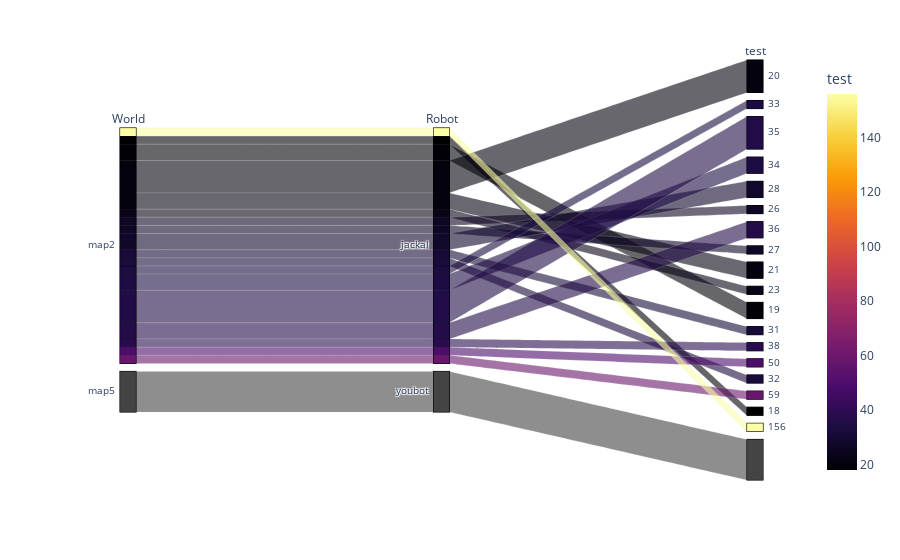

Notebook code cell kept with this figure:
### Code cell
import plotly.express as px
df = px.data.tips()
fig = px.parallel_categories(sample.drop('time',1), color="test", color_continuous_scale=px.colors.sequential.Inferno)
fig.show()

### Figure 1 — Plotly figure (JSON) as saved in the notebook; plotly's stock layout.template omitted (floating-point values rounded to 4 significant figures)
{"data": [{"dimensions": [{"label": "World", "values": ["map2", "map2", "map2", "map2", "map2", "map2", "map2", "map2", "map2", "map2", "map2", "map2", "map2", "map2", "map2", "map2", "map2", "map2", "map2", "map2", "map2", "map2", "map2", "map2", "map2", "map2", "map2", "map2", "map2", "map5", "map5", "map5", "map5", "map5"]}, {"label": "Robot", "values": ["jackal", "jackal", "jackal", "jackal", "jackal", "jackal", "jackal", "jackal", "jackal", "jackal", "jackal", "jackal", "jackal", "jackal", "jackal", "jackal", "jackal", "jackal", "jackal", "jackal", "jackal", "jackal", "jackal", "jackal", "jackal", "jackal", "jackal", "jackal", "jackal", "youbot", "youbot", "youbot", "youbot", "youbot"]}, {"label": "test", "values": [20, 33, 35, 35, 34, 35, 28, 26, 20, 36, 27, 21, 23, 36, 20, 34, 19, 20, 31, 38, 19, 50, 32, 28, 59, 21, 18, 35, 156, null, null, null, null, null]}], "domain": {"x": [0, 1], "y": [0, 1]}, "line": {"color": [20, 33, 35, 35, 34, 35, 28, 26, 20, 36, 27, 21, 23, 36, 20, 34, 19, 20, 31, 38, 19, 50, 32, 28, 59, 21, 18, 35, 156, null, null, null, null, null], "coloraxis": "coloraxis"}, "name": "", "type": "parcats"}], "layout": {"coloraxis": {"colorbar": {"title": {"text": "test"}}, "colorscale": [[0, "#000004"], [0.1111, "#1b0c41"], [0.2222, "#4a0c6b"], [0.3333, "#781c6d"], [0.4444, "#a52c60"], [0.5556, "#cf4446"], [0.6667, "#ed6925"], [0.7778, "#fb9b06"], [0.8889, "#f7d13d"], [1, "#fcffa4"]]}, "legend": {"tracegroupgap": 0}, "margin": {"t": 60}}}
